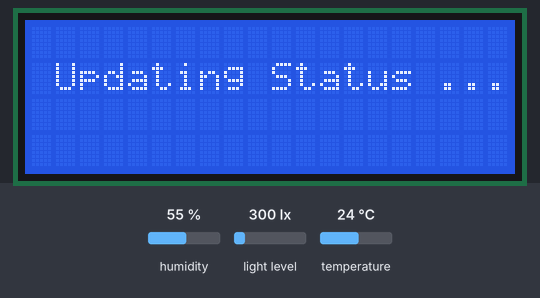
The sketch below on a simulated ESP32. Shown: 20×4 character LCD. The test bench sets the inputs (shaded band); at power-on: light level 300 lx, humidity 55 %, temperature 24 °C. WiFi joins after 1.5 s; servers stay silent unless stated; network time is answered at once with the bench clock; the local clock reads 2024-03-15 10:24:30 at power-on unless the sketch sets it; what the sketch prints to the serial monitor is not drawn.

Above: at 2.2 s.
At 4.8 s:
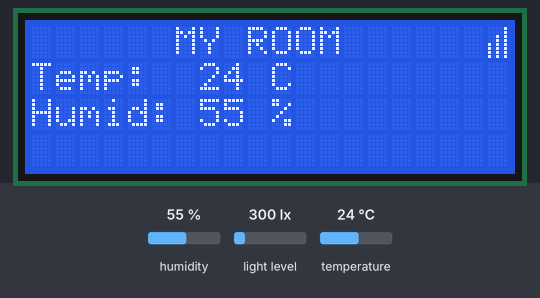
4.9 s: light level set to 40 lx
At 9.0 s:
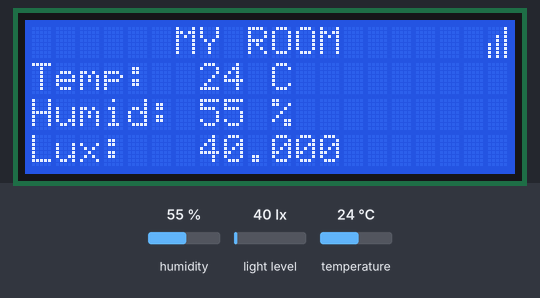
9.3 s: light level set to 500 lx
At 12.4 s:
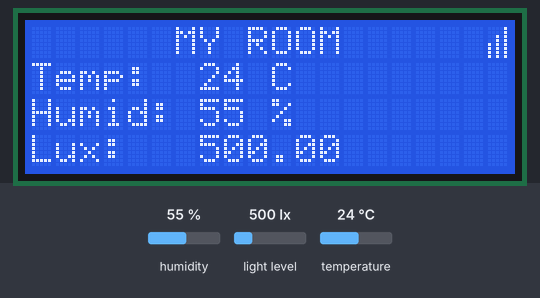
13.4 s: light level set to 1000 lx
At 17.2 s:
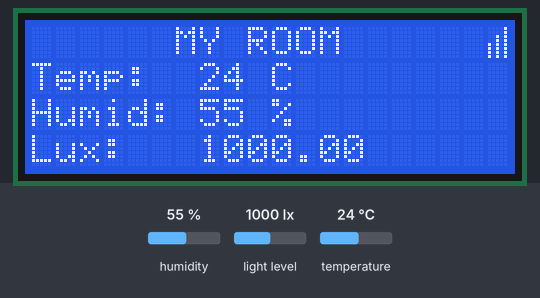
Timing chart, 0 to 18.7 s (numbered marks = the images above; inputs shaded):
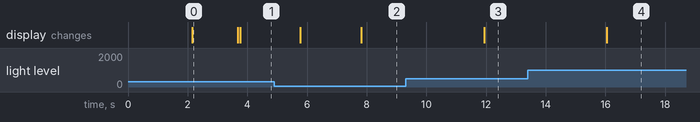

The sketch:

main.ino
```cpp
/* WIFI ICON*/
byte wifiIcon[8] = {
  0b00001, // .....
  0b00001, // ****.
  0b00101, // ..*..
  0b00101, // ..*..
  0b10101, // .....
  0b10101, // .***.
  0b10101, // .***.
  0b10101  // .....
};
byte crossIcon[8] = {
  0b00000, // .***.
  0b10001, // .....
  0b01010, // ****.
  0b00100, // ..*..
  0b00100, // ..*..
  0b01010, // .....
  0b10001, // .***.
  0b00000  // .....
};

#include<stdint.h>

#include <LiquidCrystal_I2C.h>
LiquidCrystal_I2C lcd(0x27, 20, 4);

bool wifiStatus = true;
bool sensorStatus = true;

#include <NTPClient.h>
#include <WiFi.h>
#include <WiFiUdp.h>
#include <HTTPClient.h>
#include <ArduinoJson.h>
// Wi-Fi credentials
// Server URL
const char* ssid = "Dhamma";
const char* password = "Bonfire2025$$";
// const char* serverUrl = "http://10.0.0.110:5000"; //Testing on local server

//NTP Client DateTime
#define UTC_OFFSET_IN_SECONDS -25200  // offset from greenwich time
char daysOfWeek[7][12] = {"Monday", "Tuesday", "Wednesday", "Thursday", "Friday", "Saturday", "Sunday"};
WiFiUDP ntpUDP;
NTPClient timeClient(ntpUDP, "us.pool.ntp.org", UTC_OFFSET_IN_SECONDS, 6000);


#include <DHT.h>
#define DHTPIN 23 // Pin number for temp/hum sensor
#define DHTTYPE DHT22
DHT dht(DHTPIN, DHTTYPE);
int32_t temp;
int32_t hum;

#include <Adafruit_TSL2561_U.h>
Adafruit_TSL2561_Unified tsl = Adafruit_TSL2561_Unified(TSL2561_ADDR_FLOAT, 12345);
// TODO: Based decision of integration time
// on time of the day and year (more light vs dim)

void wifiConnectionStatus()
{
  int32_t counter = 0;
  // Connect to Wi-Fi
  WiFi.begin(ssid, password);
  while (WiFi.status() != WL_CONNECTED)
  {
      delay(500);
      Serial.print(".");
      counter ++;
      if(counter == 20)
      {
        Serial.print("No WIFI connection established");
        wifiStatus = false;
        break;
      }
  }
  Serial.println("Connected to Wi-Fi");
}

void sensorConnectionStatus()
{
  dht.begin();
  temp = dht.readTemperature();
  hum = dht.readHumidity();
  if (isnan(temp) || isnan(hum))
  {
    Serial.println("Error while reading sensors");
    sensorStatus = false;
  }

  if (!tsl.begin())
  {
    Serial.println("Error while reading sensors");
    sensorStatus = false;
  }
  configureSensor();
  Serial.println("Sensors working well");
}

void configureSensor(void)
{
  /* You can also manually set the gain or enable auto-gain support */
  // tsl.setGain(TSL2561_GAIN_1X);      /* No gain ... use in bright light to avoid sensor saturation */
  // tsl.setGain(TSL2561_GAIN_16X);     /* 16x gain ... use in low light to boost sensitivity */
  tsl.enableAutoRange(true);            /* Auto-gain ... switches automatically between 1x and 16x */

  /* Changing the integration time gives you better sensor resolution (402ms = 16-bit data) */
  tsl.setIntegrationTime(TSL2561_INTEGRATIONTIME_13MS);      /* fast but low resolution */
  // tsl.setIntegrationTime(TSL2561_INTEGRATIONTIME_101MS);  /* medium resolution and speed   */
  // tsl.setIntegrationTime(TSL2561_INTEGRATIONTIME_402MS);  /* 16-bit data but slowest conversions */

  /* Update these values depending on what you've set above! */
  Serial.println("------------------------------------");
  Serial.print  ("Gain:         "); Serial.println("Auto");
  Serial.print  ("Timing:       "); Serial.println("13 ms");
  Serial.println("------------------------------------");
}

void setup() {
  Serial.begin(115200);
  timeClient.begin();

  lcd.init();
  lcd.backlight();
  lcd.createChar(0, wifiIcon);
  lcd.createChar(1, crossIcon);

  lcd.setCursor(1,0);
  lcd.print("------------------");
  lcd.setCursor(1,1);
  lcd.print("Half Moon Station");
  lcd.setCursor(1,2);
  lcd.print("------------------");
  delay(2000);
  lcd.clear();
  lcd.setCursor(1,1);
  lcd.print("Updating Status ...");

  wifiConnectionStatus();
  sensorConnectionStatus();
  if(wifiStatus == true && sensorStatus == true)
  {
    lcd.clear();
    lcd.setCursor(1,1);
    lcd.print("Update Completed");
    Serial.println("Wifi and Sensors are OK");

  }
  else if(wifiStatus == false)
  {
    lcd.clear();
    lcd.setCursor(1,1);
    lcd.print("Updated with Error");
    delay(2000);
    Serial.println("Wifi response was not good");
  }
  else if(sensorStatus == false)
  {
    lcd.clear();
    lcd.setCursor(1,2);
    lcd.print("Updated with Error");
    delay(2000);
    Serial.println("Sensors response was not good");
  }
  lcd.clear();
}

void loop() {

  // Display DateTime information
  timeClient.update();
  Serial.println(daysOfWeek[timeClient.getDay()]);
  Serial.print(timeClient.getHours());
  Serial.print(":");
  Serial.print(timeClient.getMinutes());
  Serial.print(":");
  Serial.println(timeClient.getSeconds());

  if(wifiStatus == false)
  {
    lcd.setCursor(19,0);
    lcd.write(1);
  }
  else if (wifiStatus == true)
  {
    lcd.setCursor(19,0);
    lcd.write(0); // Full icon

  }
  lcd.setCursor(6, 0);
  lcd.print("MY ROOM");
  lcd.setCursor(0, 1);
  lcd.print("Temp:");
  lcd.setCursor(7, 1);
  if(sensorStatus == false)
  {
    lcd.print("ERROR");
  }
  else
  {
    lcd.print(temp);
    lcd.print(" C");
  }
  lcd.setCursor(0, 2);
  lcd.print("Humid:");
  lcd.setCursor(7, 2);
  if (sensorStatus == false)
  {
    lcd.print("ERROR");
  }
  else
  {
    lcd.print(hum);
    lcd.print(" %");
  }

  // GET ROOM LUMINOSITY
  /* Get a new sensor event */
  sensors_event_t event;
  tsl.getEvent(&event);
  /* Display the results (light is measured in lux) */
  if (event.light)
  {
    Serial.print(event.light); Serial.println(" lux");
    delay(2000);
  }
  lcd.setCursor(0, 3);
  lcd.print("Lux:");
  lcd.setCursor(7, 3);
  lcd.print(event.light);

}
```

Measured:
- after the input at 4.9 s, the display: first differs from a run without the input after 2.9 s (image 2)
- after the input at 9.3 s, the display: changes after 2.6 s (image 3)
- after the input at 13.4 s, the display: changes after 2.6 s (image 4)
- what the display in image 0 shows lasts 1.5 s, from 2.2 s to 3.7 s
